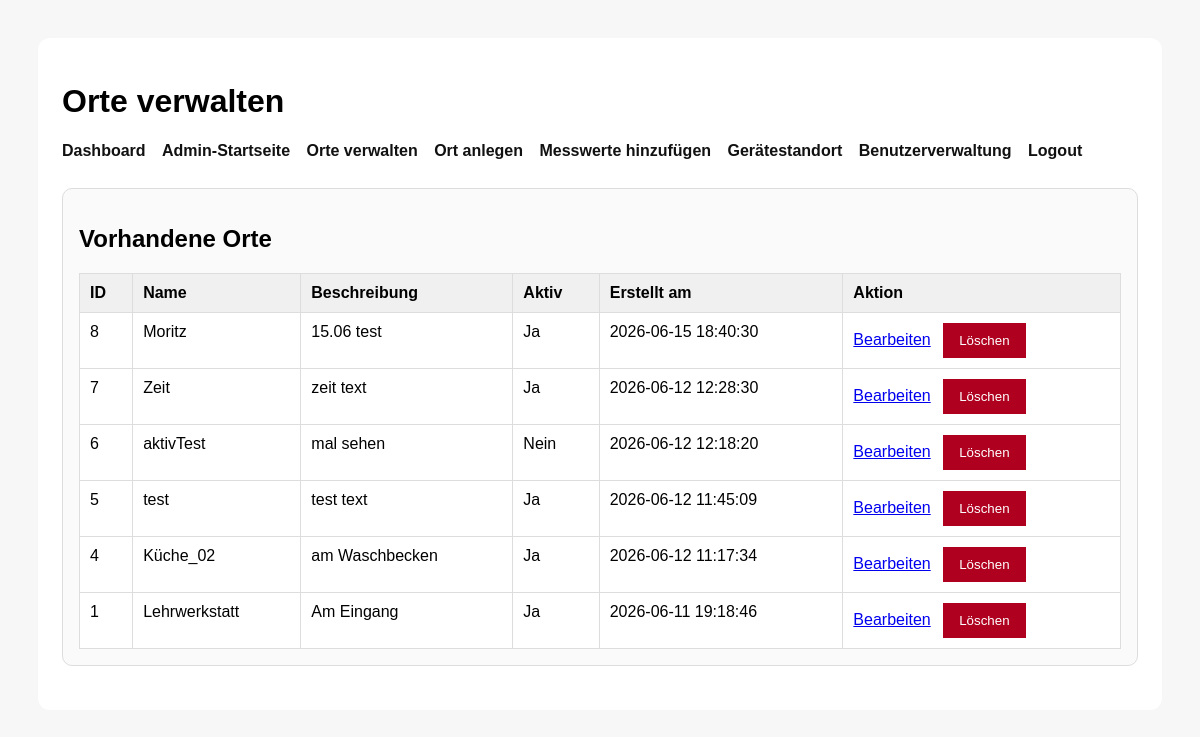
Before: /WEBSITE/admin_locations.php (signed in) with the older database file.
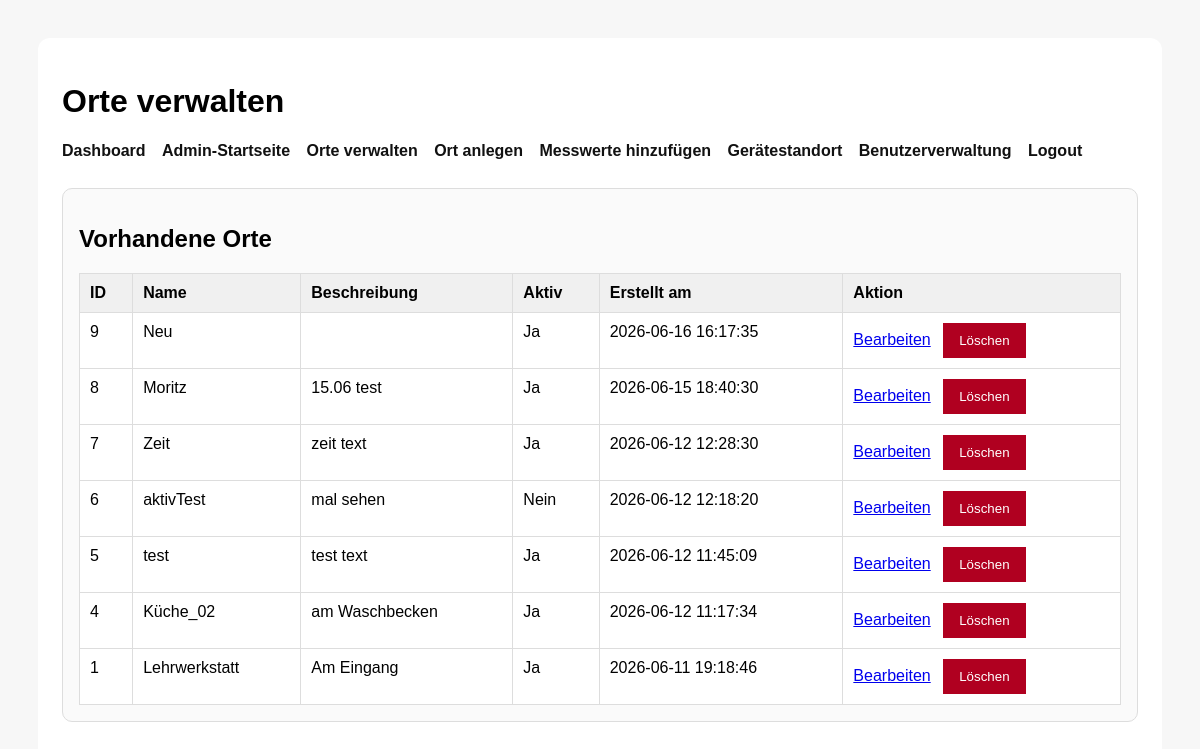
After: the same page with the newer database file.
### tables this page shows
CREATE TABLE `locations` (
  `id` int(11) NOT NULL,
  `name` varchar(150) NOT NULL,
  `beschreibung` text DEFAULT NULL,
  `aktiv` tinyint(1) NOT NULL DEFAULT 1,
  `created_at` timestamp NOT NULL DEFAULT current_timestamp()
);

### WEBSITE/admin_locations.php (the view, shortened to what this page needs)
<?php
require_once 'db.php';
$stmt = $pdo->query("
    SELECT id, name, beschreibung, aktiv, created_at
    FROM locations
    ORDER BY id DESC
");
$locations = $stmt->fetchAll(PDO::FETCH_ASSOC);
?>
<!DOCTYPE html>
<html lang="de">
<head>
</head>
<body>
    <div class="box">
        <h1>Orte verwalten</h1>
        <div class="toplinks">
            <a href="dashboard.php">Dashboard</a>
            <a href="admin.php">Admin-Startseite</a>
            <a href="admin_locations.php">Orte verwalten</a>
            <a href="add_location.php">Ort anlegen</a>
            <a href="add_measurement.php">Messwerte hinzufügen</a>
            <a href="device_location.php">Gerätestandort</a>
            <a href="admin_users.php">Benutzerverwaltung</a>
            <a href="logout.php">Logout</a>
        </div>
        <div class="card">
            <h2>Vorhandene Orte</h2>
            <table>
                <thead>
                    <tr>
                        <th>ID</th>
                        <th>Name</th>
                        <th>Beschreibung</th>
                        <th>Aktiv</th>
                        <th>Erstellt am</th>
                        <th>Aktion</th>
                    </tr>
                </thead>
                <tbody>
                    <?php if (!empty($locations)): ?>
                        <?php foreach ($locations as $location): ?>
                            <tr>
                                <td><?= (int)$location['id'] ?></td>
                                <td><?= htmlspecialchars($location['name']) ?></td>
                                <td><?= nl2br(htmlspecialchars($location['beschreibung'])) ?></td>
                                <td><?= (int)$location['aktiv'] === 1 ? 'Ja' : 'Nein' ?></td>
                                <td><?= htmlspecialchars($location['created_at']) ?></td>
                                <td class="action-links">
                                    <a href="admin_locations.php?edit_id=<?= (int)$location['id'] ?>">Bearbeiten</a>
                                    <form method="post" onsubmit="return confirm('Diesen Ort wirklich löschen?');">
                                        <button type="submit" class="danger-button">Löschen</button>
                                    </form>
                                </td>
                            </tr>
                        <?php endforeach; ?>
                    <?php else: ?>
                        <tr>
                            <td colspan="6">Noch keine Orte vorhanden.</td>
                        </tr>
                    <?php endif; ?>
                </tbody>
            </table>
        </div>
    </div>
</body>
</html>

Changed rows visible on the page:
added locations: id "9", name "Neu", aktiv "Ja", created_at "2026-06-16 16:17:35"
